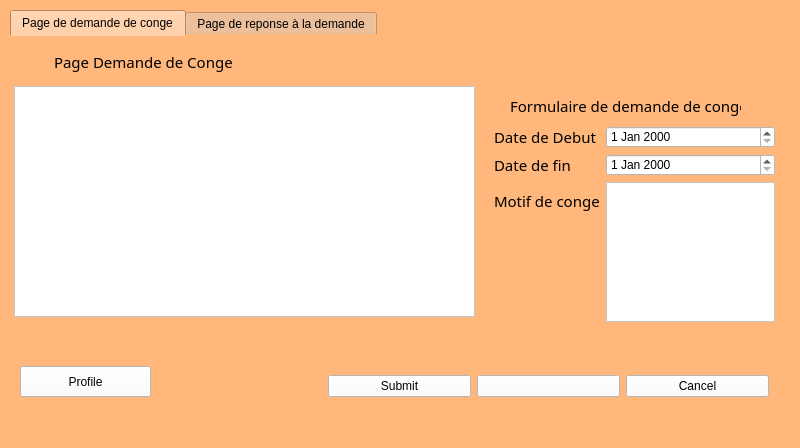
<?xml version="1.0" encoding="UTF-8"?>
<ui version="4.0">
 <class>EmployeUI</class>
 <widget class="QMainWindow" name="EmployeUI">
  <property name="geometry">
   <rect>
    <x>0</x>
    <y>0</y>
    <width>800</width>
    <height>448</height>
   </rect>
  </property>
  <property name="windowTitle">
   <string>MainWindow</string>
  </property>
  <property name="styleSheet">
   <string notr="true">background-color: rgb(255, 183, 124);</string>
  </property>
  <widget class="QWidget" name="centralwidget">
   <widget class="QTabWidget" name="tabWidget">
    <property name="geometry">
     <rect>
      <x>10</x>
      <y>10</y>
      <width>781</width>
      <height>401</height>
     </rect>
    </property>
    <property name="styleSheet">
     <string notr="true">border-color: rgb(255, 255, 255);</string>
    </property>
    <property name="currentIndex">
     <number>0</number>
    </property>
    <widget class="QWidget" name="tab1">
     <property name="font">
      <font>
       <family>Myanmar Text</family>
       <pointsize>11</pointsize>
      </font>
     </property>
     <attribute name="title">
      <string>Page de demande de conge</string>
     </attribute>
     <widget class="QLabel" name="label_2">
      <property name="geometry">
       <rect>
        <x>44</x>
        <y>10</y>
        <width>181</width>
        <height>31</height>
       </rect>
      </property>
      <property name="font">
       <font>
        <family>Myanmar Text</family>
        <pointsize>11</pointsize>
       </font>
      </property>
      <property name="text">
       <string>Page Demande de Conge </string>
      </property>
     </widget>
     <widget class="QWidget" name="gridLayoutWidget">
      <property name="geometry">
       <rect>
        <x>318</x>
        <y>320</y>
        <width>441</width>
        <height>60</height>
       </rect>
      </property>
      <layout class="QGridLayout" name="gridLayout">
       <item row="0" column="2">
        <widget class="QPushButton" name="pushButtonClear">
         <property name="styleSheet">
          <string notr="true">background-color: rgb(255, 255, 255);</string>
         </property>
         <property name="text">
          <string/>
         </property>
         <property name="icon">
          <iconset resource="../images/images.qrc">
           <normaloff>:/images (6).png</normaloff>:/images (6).png</iconset>
         </property>
         <property name="iconSize">
          <size>
           <width>100</width>
           <height>20</height>
          </size>
         </property>
        </widget>
       </item>
       <item row="0" column="3">
        <widget class="QPushButton" name="pushButtonCancel">
         <property name="styleSheet">
          <string notr="true">background-color: rgb(255, 255, 255);</string>
         </property>
         <property name="text">
          <string>Cancel</string>
         </property>
         <property name="icon">
          <iconset resource="../images/images.qrc">
           <normaloff>:/download (1).png</normaloff>:/download (1).png</iconset>
         </property>
         <property name="iconSize">
          <size>
           <width>20</width>
           <height>20</height>
          </size>
         </property>
        </widget>
       </item>
       <item row="0" column="1">
        <widget class="QPushButton" name="pushButtonSubmit">
         <property name="styleSheet">
          <string notr="true">
background-color: rgb(255, 255, 255);</string>
         </property>
         <property name="text">
          <string>Submit</string>
         </property>
         <property name="icon">
          <iconset resource="../images/images.qrc">
           <normaloff>:/images.png</normaloff>:/images.png</iconset>
         </property>
         <property name="iconSize">
          <size>
           <width>20</width>
           <height>20</height>
          </size>
         </property>
        </widget>
       </item>
      </layout>
     </widget>
     <widget class="QWidget" name="formLayoutWidget">
      <property name="geometry">
       <rect>
        <x>484</x>
        <y>90</y>
        <width>281</width>
        <height>222</height>
       </rect>
      </property>
      <layout class="QFormLayout" name="formLayout">
       <item row="0" column="0">
        <widget class="QLabel" name="labelDateDebut">
         <property name="text">
          <string>Date de Debut</string>
         </property>
        </widget>
       </item>
       <item row="0" column="1">
        <widget class="QDateEdit" name="dateEditDebut">
         <property name="styleSheet">
          <string notr="true">
background-color: rgb(255, 255, 255);</string>
         </property>
        </widget>
       </item>
       <item row="1" column="0">
        <widget class="QLabel" name="labelDateFin">
         <property name="text">
          <string>Date de fin</string>
         </property>
        </widget>
       </item>
       <item row="1" column="1">
        <widget class="QDateEdit" name="dateEditFin">
         <property name="styleSheet">
          <string notr="true">
background-color: rgb(255, 255, 255);</string>
         </property>
        </widget>
       </item>
       <item row="2" column="0">
        <widget class="QLabel" name="label">
         <property name="text">
          <string>Motif de conge</string>
         </property>
        </widget>
       </item>
       <item row="2" column="1">
        <widget class="QPlainTextEdit" name="plainTextEdit">
         <property name="styleSheet">
          <string notr="true">background-color: rgb(255, 255, 255)</string>
         </property>
        </widget>
       </item>
       <item row="3" column="0">
        <widget class="QLabel" name="labelPassword">
         <property name="text">
          <string/>
         </property>
        </widget>
       </item>
      </layout>
     </widget>
     <widget class="QPushButton" name="pushButtonProfil">
      <property name="geometry">
       <rect>
        <x>10</x>
        <y>330</y>
        <width>131</width>
        <height>31</height>
       </rect>
      </property>
      <property name="styleSheet">
       <string notr="true">background-color: rgb(255, 255, 255);</string>
      </property>
      <property name="text">
       <string>Profile</string>
      </property>
      <property name="icon">
       <iconset resource="../images/images.qrc">
        <normaloff>:/images (5).png</normaloff>:/images (5).png</iconset>
      </property>
      <property name="iconSize">
       <size>
        <width>204</width>
        <height>20</height>
       </size>
      </property>
     </widget>
     <widget class="QTableView" name="tableViewUsers">
      <property name="geometry">
       <rect>
        <x>4</x>
        <y>50</y>
        <width>461</width>
        <height>231</height>
       </rect>
      </property>
      <property name="styleSheet">
       <string notr="true">background-color: rgb(255, 255, 255);</string>
      </property>
      <property name="sizeAdjustPolicy">
       <enum>QAbstractScrollArea::AdjustIgnored</enum>
      </property>
      <property name="editTriggers">
       <set>QAbstractItemView::NoEditTriggers</set>
      </property>
      <property name="alternatingRowColors">
       <bool>true</bool>
      </property>
      <property name="selectionBehavior">
       <enum>QAbstractItemView::SelectRows</enum>
      </property>
      <property name="showGrid">
       <bool>true</bool>
      </property>
      <property name="gridStyle">
       <enum>Qt::CustomDashLine</enum>
      </property>
      <attribute name="horizontalHeaderCascadingSectionResizes">
       <bool>false</bool>
      </attribute>
      <attribute name="horizontalHeaderDefaultSectionSize">
       <number>82</number>
      </attribute>
     </widget>
     <widget class="QLabel" name="label_3">
      <property name="geometry">
       <rect>
        <x>500</x>
        <y>60</y>
        <width>231</width>
        <height>20</height>
       </rect>
      </property>
      <property name="font">
       <font>
        <family>Myanmar Text</family>
        <pointsize>11</pointsize>
       </font>
      </property>
      <property name="text">
       <string>Formulaire de demande de conge</string>
      </property>
     </widget>
    </widget>
    <widget class="QWidget" name="tab_2">
     <property name="font">
      <font>
       <family>Myanmar Text</family>
       <pointsize>11</pointsize>
      </font>
     </property>
     <attribute name="title">
      <string>Page de reponse à la demande</string>
     </attribute>
     <widget class="QLabel" name="label_4">
      <property name="geometry">
       <rect>
        <x>44</x>
        <y>10</y>
        <width>181</width>
        <height>31</height>
       </rect>
      </property>
      <property name="font">
       <font>
        <family>Myanmar Text</family>
        <pointsize>11</pointsize>
       </font>
      </property>
      <property name="text">
       <string>Page Demande de Conge </string>
      </property>
     </widget>
     <widget class="QWidget" name="formLayoutWidget_2">
      <property name="geometry">
       <rect>
        <x>480</x>
        <y>30</y>
        <width>281</width>
        <height>347</height>
       </rect>
      </property>
      <layout class="QFormLayout" name="formLayout_4">
       <item row="3" column="0">
        <widget class="QLabel" name="labelDateDebutLu">
         <property name="text">
          <string>Date de Debut</string>
         </property>
        </widget>
       </item>
       <item row="3" column="1">
        <widget class="QDateEdit" name="dateEditDebutLu">
         <property name="styleSheet">
          <string notr="true">
background-color: rgb(255, 255, 255);</string>
         </property>
         <property name="readOnly">
          <bool>true</bool>
         </property>
        </widget>
       </item>
       <item row="4" column="0">
        <widget class="QLabel" name="labelDateFinLu">
         <property name="text">
          <string>Date de fin</string>
         </property>
        </widget>
       </item>
       <item row="4" column="1">
        <widget class="QDateEdit" name="dateEditFinLu">
         <property name="styleSheet">
          <string notr="true">
background-color: rgb(255, 255, 255);</string>
         </property>
         <property name="readOnly">
          <bool>true</bool>
         </property>
        </widget>
       </item>
       <item row="5" column="0">
        <widget class="QLabel" name="labelStatusLu">
         <property name="text">
          <string>Status</string>
         </property>
        </widget>
       </item>
       <item row="5" column="1">
        <widget class="QLineEdit" name="lineEditStatusLu">
         <property name="font">
          <font>
           <family>Myanmar Text</family>
           <pointsize>11</pointsize>
           <weight>75</weight>
           <bold>true</bold>
           <underline>false</underline>
          </font>
         </property>
         <property name="styleSheet">
          <string notr="true">
background-color: rgb(255, 255, 255);</string>
         </property>
         <property name="text">
          <string/>
         </property>
         <property name="readOnly">
          <bool>true</bool>
         </property>
        </widget>
       </item>
       <item row="6" column="0">
        <widget class="QLabel" name="labelLu">
         <property name="text">
          <string>Motif de conge</string>
         </property>
        </widget>
       </item>
       <item row="6" column="1">
        <widget class="QPlainTextEdit" name="plainTextEditLu">
         <property name="styleSheet">
          <string notr="true">
background-color: rgb(255, 255, 255);</string>
         </property>
         <property name="readOnly">
          <bool>true</bool>
         </property>
        </widget>
       </item>
       <item row="7" column="0">
        <widget class="QLabel" name="labelPasswordLu">
         <property name="text">
          <string/>
         </property>
        </widget>
       </item>
       <item row="2" column="0">
        <widget class="QLabel" name="label_5">
         <property name="text">
          <string>Nombre de Conge</string>
         </property>
        </widget>
       </item>
       <item row="2" column="1">
        <widget class="QLineEdit" name="lineEditConge">
         <property name="font">
          <font>
           <family>Myanmar Text</family>
           <pointsize>11</pointsize>
           <weight>50</weight>
           <bold>false</bold>
           <underline>false</underline>
          </font>
         </property>
         <property name="styleSheet">
          <string notr="true">
background-color: rgb(255, 255, 255);</string>
         </property>
         <property name="text">
          <string/>
         </property>
         <property name="readOnly">
          <bool>true</bool>
         </property>
        </widget>
       </item>
       <item row="0" column="0">
        <widget class="QLabel" name="label_6">
         <property name="text">
          <string>Identifiant Conge</string>
         </property>
        </widget>
       </item>
       <item row="0" column="1">
        <widget class="QLineEdit" name="lineEditId">
         <property name="font">
          <font>
           <family>Myanmar Text</family>
           <pointsize>11</pointsize>
           <weight>50</weight>
           <bold>false</bold>
           <underline>false</underline>
          </font>
         </property>
         <property name="styleSheet">
          <string notr="true">
background-color: rgb(255, 255, 255);</string>
         </property>
         <property name="text">
          <string/>
         </property>
         <property name="readOnly">
          <bool>true</bool>
         </property>
        </widget>
       </item>
       <item row="1" column="0">
        <widget class="QLabel" name="label_7">
         <property name="text">
          <string>Employe Matricule</string>
         </property>
        </widget>
       </item>
       <item row="1" column="1">
        <widget class="QLineEdit" name="lineEditEmploye_id">
         <property name="font">
          <font>
           <family>Myanmar Text</family>
           <pointsize>11</pointsize>
           <weight>50</weight>
           <bold>false</bold>
           <underline>false</underline>
          </font>
         </property>
         <property name="styleSheet">
          <string notr="true">
background-color: rgb(255, 255, 255);</string>
         </property>
         <property name="text">
          <string/>
         </property>
         <property name="readOnly">
          <bool>true</bool>
         </property>
        </widget>
       </item>
      </layout>
     </widget>
     <widget class="QTableView" name="tableViewUsers_2">
      <property name="geometry">
       <rect>
        <x>4</x>
        <y>50</y>
        <width>461</width>
        <height>231</height>
       </rect>
      </property>
      <property name="styleSheet">
       <string notr="true">
background-color: rgb(255, 255, 255);</string>
      </property>
      <property name="sizeAdjustPolicy">
       <enum>QAbstractScrollArea::AdjustIgnored</enum>
      </property>
      <property name="editTriggers">
       <set>QAbstractItemView::NoEditTriggers</set>
      </property>
      <property name="alternatingRowColors">
       <bool>true</bool>
      </property>
      <property name="selectionBehavior">
       <enum>QAbstractItemView::SelectRows</enum>
      </property>
      <property name="showGrid">
       <bool>true</bool>
      </property>
      <property name="gridStyle">
       <enum>Qt::CustomDashLine</enum>
      </property>
      <attribute name="horizontalHeaderCascadingSectionResizes">
       <bool>false</bool>
      </attribute>
      <attribute name="horizontalHeaderDefaultSectionSize">
       <number>82</number>
      </attribute>
     </widget>
     <widget class="QLabel" name="label_8">
      <property name="geometry">
       <rect>
        <x>490</x>
        <y>10</y>
        <width>231</width>
        <height>20</height>
       </rect>
      </property>
      <property name="font">
       <font>
        <family>Myanmar Text</family>
        <pointsize>11</pointsize>
       </font>
      </property>
      <property name="text">
       <string>Formulaire de demande de conge</string>
      </property>
     </widget>
     <widget class="QPushButton" name="pushButtonSupprimer">
      <property name="geometry">
       <rect>
        <x>330</x>
        <y>300</y>
        <width>131</width>
        <height>31</height>
       </rect>
      </property>
      <property name="styleSheet">
       <string notr="true">
background-color: rgb(255, 255, 255);</string>
      </property>
      <property name="text">
       <string>Supprimer</string>
      </property>
      <property name="icon">
       <iconset resource="../images/images.qrc">
        <normaloff>:/delete.png</normaloff>:/delete.png</iconset>
      </property>
      <property name="iconSize">
       <size>
        <width>20</width>
        <height>20</height>
       </size>
      </property>
     </widget>
    </widget>
   </widget>
  </widget>
  <widget class="QMenuBar" name="menubar">
   <property name="geometry">
    <rect>
     <x>0</x>
     <y>0</y>
     <width>800</width>
     <height>21</height>
    </rect>
   </property>
  </widget>
  <widget class="QStatusBar" name="statusbar"/>
 </widget>
 <resources>
  <include location="../images/images.qrc"/>
  <include location="../images/images.qrc"/>
 </resources>
 <connections/>
</ui>
